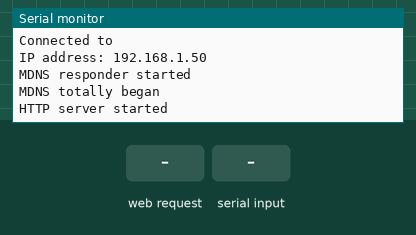
Simulated run of this sketch. Board: ESP8266 (NodeMCU). Shown: the last lines printed to the serial monitor. The inputs (shaded band) are chosen by the test bench. WiFi joins after 1.5 s; servers stay silent unless stated.

Above: at 2.7 s.
2.8 s: HTTP request GET / received
At 7.1 s:
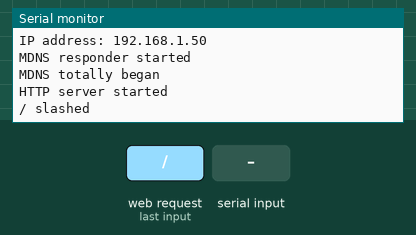
8.8 s: "1\n" received over Serial
At 12.1 s:
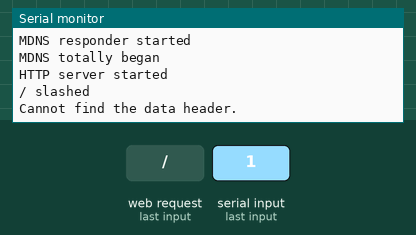

The sketch:

esp8266-webthing.ino
```cpp
#include <ESP8266WiFi.h>
#include <WiFiClient.h>
#include "Thing.h"
#include "WebThingAdapter.h"

const char* ssid = "";
const char* password = "";

WebThingAdapter adapter("esp8266");

ThingDevice airQualitySensor("airqualitysensor", "Air quality sensor", "thing");

ThingProperty pm25Property("pm25level", "The level of pm2.5", NUMBER);
ThingProperty pm10Property("pm10level", "The level of pm10", NUMBER);
ThingProperty pm100Property("pm100level", "The level of pm100", NUMBER);

unsigned int pm10 = 0;
unsigned int pm25 = 0;
unsigned int pm100 = 0;

// Wait 5 seconds between checking for and posting new data
unsigned int interval = 5 * 1000;

void setup(void){
  Serial.begin(9600);
  //Serial.begin(115200);

  WiFi.mode(WIFI_STA);
  WiFi.begin(ssid, password);
  Serial.println("");

  // Wait for connection
  while (WiFi.status() != WL_CONNECTED) {
    delay(500);
    Serial.print(".");
  }

  Serial.println("");
  Serial.print("Connected to ");
  Serial.println(ssid);
  Serial.print("IP address: ");
  Serial.println(WiFi.localIP());

  airQualitySensor.addProperty(&pm25Property);
  airQualitySensor.addProperty(&pm10Property);
  airQualitySensor.addProperty(&pm100Property);
  adapter.addDevice(&airQualitySensor);
  adapter.begin();
  Serial.println("HTTP server started");
}

void loop(void){
  adapter.update();

  int index = 0;
  char value;
  char previousValue;

  while (Serial.available()) {
    value = Serial.read();

    if ((index == 0 && value != 0x42) || (index == 1 && value != 0x4d)){
      Serial.println("Cannot find the data header.");
      break;
    }

    if (index == 4 || index == 6 || index == 8 || index == 10 || index == 12 || index == 14) {
      previousValue = value;
    }
    else if (index == 5) {
      pm10 = 256 * previousValue + value;
      Serial.print("pm10 ");
      Serial.println(pm10);
    }
    else if (index == 7) {
      pm25 = 256 * previousValue + value;
      Serial.print("pm25 ");
      Serial.println(pm25);
    }
    else if (index == 9) {
      pm100 = 256 * previousValue + value;
      Serial.print("pm100 ");
      Serial.println(pm100);
    } else if (index > 15) {
      break;
    }
    index++;
  }

  ThingPropertyValue pm25Value;
  pm25Value.number = pm25;
  pm25Property.setValue(pm25Value);

  ThingPropertyValue pm10Value;
  pm10Value.number = pm10;
  pm10Property.setValue(pm10Value);

  ThingPropertyValue pm100Value;
  pm100Value.number = pm100;
  pm100Property.setValue(pm100Value);

  delay(interval);
}
```

Thing.h
```cpp
// (licence header left out)
#ifndef MOZILLA_IOT_THING_H
#define MOZILLA_IOT_THING_H

enum ThingPropertyType {
  BOOLEAN,
  NUMBER,
  STRING
};

union ThingPropertyValue {
  bool boolean;
  double number;
  String* string;
};

class ThingProperty {
public:
  String id;
  String description;
  ThingPropertyType type;
  ThingProperty* next = nullptr;

  ThingProperty(const char* id_, const char* description_, ThingPropertyType type_):
    id(id_),
    description(description_),
    type(type_) {
  }

  void setValue(ThingPropertyValue newValue) {
    this->value = newValue;
  }

  ThingPropertyValue getValue() {
    return this->value;
  }

private:
  ThingPropertyValue value = {false};
};

class ThingDevice {
public:
  String id;
  String name;
  String type;
  ThingDevice* next = nullptr;
  ThingProperty* firstProperty = nullptr;
  ThingProperty* lastProperty = nullptr;

  ThingDevice(const char* _id, const char* _name, const char* _type):
    id(_id),
    name(_name),
    type(_type) {
  }

  void addProperty(ThingProperty* property) {
    if (lastProperty == nullptr) {
      firstProperty = property;
      lastProperty = property;
    } else {
      lastProperty->next = property;
      lastProperty = property;
    }
  }
};

#endif
```

WebThingAdapter.h
```cpp
// (licence header left out)
#ifndef MOZILLA_IOT_WEBTHINGADAPTER_H
#define MOZILLA_IOT_WEBTHINGADAPTER_H

#include <ArduinoJson.h>
#include <ESP8266WebServer.h>
#include <ESP8266mDNS.h>
#include "Thing.h"

class WebThingAdapter {
public:
  WebThingAdapter(String _name): name(_name), server(80) {
  }

  void begin() {
    if (MDNS.begin(this->name.c_str())) {
      Serial.println("MDNS responder started");
    }

    MDNS.addService("http", "tcp", 80);
    MDNS.addServiceTxt("http", "tcp", "url",
        "http://" + this->name + ".local");
    MDNS.addServiceTxt("http", "tcp", "webthing", "true");

    this->server.on("/", [this]() {
      Serial.println("/ slashed");
      this->handleThings();
    });
    ThingDevice* device = this->firstDevice;
    while (device != nullptr) {
      String deviceBase = "/things/" + device->id;
      server.on(deviceBase, [this, device]() {
        this->handleThing(device);
        Serial.println("/things/device");
      });

      ThingProperty* property = device->firstProperty;
      while (property != nullptr) {
        String propertyBase = deviceBase + "/properties/" + property->id;
        server.on(propertyBase, HTTP_GET, [this, property]() {
          Serial.println("/properties");
          this->handleThingPropertyGet(property);
        });
        server.on(propertyBase, HTTP_PUT, [this, property]() {
          this->handleThingPropertyPut(property);
        });
        property = property->next;
      }
      device = device->next;
    }

    this->server.begin();
    Serial.println("MDNS totally began");
  }

  void update() {
    this->server.handleClient();
  }

  void addDevice(ThingDevice* device) {
    if (this->lastDevice == nullptr) {
      this->firstDevice = device;
      this->lastDevice = device;
    } else {
      this->lastDevice->next = device;
      this->lastDevice = device;
    }
  }

private:
  ESP8266WebServer server;
  String name;
  ThingDevice* firstDevice = nullptr;
  ThingDevice* lastDevice = nullptr;

  void sendCORS() {
    this->server.sendHeader("Access-Control-Allow-Origin", "*", false);
    this->server.sendHeader("Access-Control-Allow-Methods", "PUT, GET, OPTIONS", false);
  }

  void handleThings() {
    StaticJsonBuffer<1024> buf;
    JsonArray& things = buf.createArray();
    ThingDevice* device = this->firstDevice;
    while (device != nullptr) {
      JsonObject& descr = things.createNestedObject();
      this->serializeDevice(descr, device);
      device = device->next;
    }

    String strBuf;
    things.printTo(strBuf);

    this->sendCORS();
    this->server.send(200, "application/json", strBuf);
  }

  void serializeDevice(JsonObject& descr, ThingDevice* device) {
    descr["name"] = device->name;
    descr["type"] = device->type;
    descr["href"] = "/things/" + device->id;
    JsonObject& props = descr.createNestedObject("properties");

    ThingProperty* property = device->firstProperty;
    while (property != nullptr) {
      JsonObject& prop = props.createNestedObject(property->id);
      switch (property->type) {
      case BOOLEAN:
        prop["type"] = "boolean";
        break;
      case NUMBER:
        prop["type"] = "number";
        break;
      case STRING:
        prop["type"] = "string";
        break;
      }
      prop["href"] = "/things/" + device->id + "/properties/" + property->id;
      property = property->next;
    }
  }


  void handleThing(ThingDevice* device) {
    StaticJsonBuffer<1024> buf;
    JsonObject& descr = buf.createObject();
    this->serializeDevice(descr, device);

    String strBuf;
    descr.printTo(strBuf);

    this->sendCORS();
    this->server.send(200, "application/json", strBuf);
  }

  void handleThingPropertyGet(ThingProperty* property) {
    StaticJsonBuffer<256> buf;
    JsonObject& prop = buf.createObject();
    switch (property->type) {
    case BOOLEAN:
      prop[property->id] = property->getValue().boolean;
      break;
    case NUMBER:
      prop[property->id] = property->getValue().number;
      break;
    case STRING:
      prop[property->id] = *property->getValue().string;
      break;
    }
    String strBuf;
    prop.printTo(strBuf);

    this->sendCORS();
    this->server.send(200, "application/json", strBuf);
  }

  void handleThingPropertyPut(ThingProperty* property) {
    StaticJsonBuffer<256> newBuffer;
    JsonObject& newProp = newBuffer.parseObject(this->server.arg("plain"));
    JsonVariant newValue = newProp[property->id];

    switch (property->type) {
    case BOOLEAN: {
      ThingPropertyValue value;
      value.boolean = newValue.as<bool>();
      property->setValue(value);
      break;
    }
    case NUMBER: {
      ThingPropertyValue value;
      value.number = newValue.as<double>();
      property->setValue(value);
      break;
    }
    case STRING:
      *property->getValue().string = newValue.as<String>();
      break;
    }

    this->sendCORS();
    this->server.send(200, "application/json", server.arg("plain"));
  }
};

#endif
```

Measured:
- after the input at 2.8 s, the serial monitor: prints a new line after 3.7 s (image 1)
- after the input at 8.8 s, the serial monitor: prints a new line after 2.7 s (image 2)
